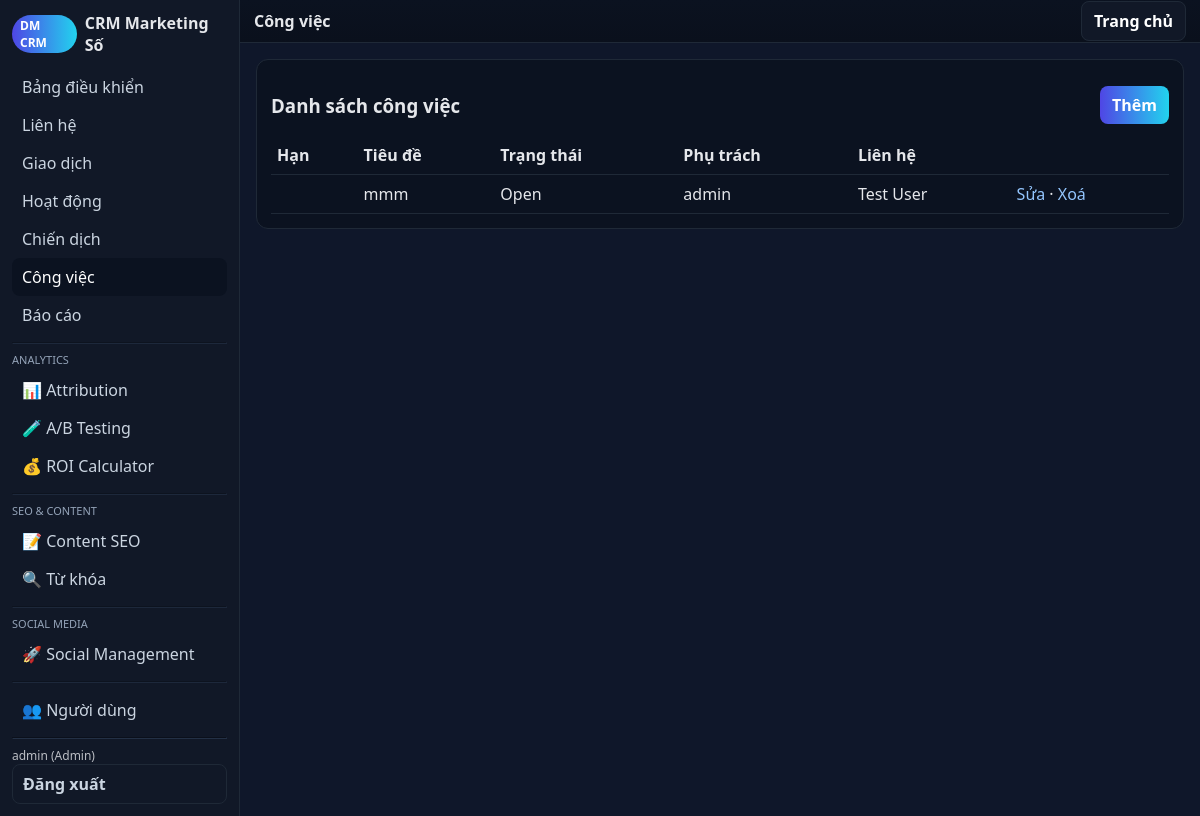
The app's page /src/index.php?action=tasks (signed in) with its own data.
### tables this page shows
CREATE TABLE tasks (
  id INTEGER PRIMARY KEY AUTOINCREMENT,
  contact_id INTEGER,
  title TEXT NOT NULL,
  due_date TEXT,
  status TEXT DEFAULT 'Open',
  owner TEXT,
  created_at TEXT DEFAULT CURRENT_TIMESTAMP,
  FOREIGN KEY(contact_id) REFERENCES contacts(id)
);

CREATE TABLE contacts (
  id INTEGER PRIMARY KEY AUTOINCREMENT,
  name TEXT NOT NULL,
  email TEXT,
  phone TEXT,
  company TEXT,
  source TEXT,
  tags TEXT,
  utm_source TEXT,    -- A
  utm_medium TEXT,    -- A
  utm_campaign TEXT,  -- A
  created_at TEXT DEFAULT CURRENT_TIMESTAMP
);

### src/lib/db.php (called while the page is built, shortened)
<?php
function q($db,$sql,$params=[]){ $st=$db->prepare($sql); $st->execute($params); return $st; }
function h($s){ return htmlspecialchars($s ?? '', ENT_QUOTES, 'UTF-8'); }
?>

### src/views/tasks.php (the view, shortened to what this page needs)
<?php
function view_tasks($op){
global $db; layout_header('Công việc');
echo '<div class="card"><div style="display:flex;justify-content:space-between;align-items:center"><h3>Danh sách công việc</h3><a class="btn" href="?action=tasks&op=new">Thêm</a></div>';
$rows = q($db, "SELECT t.*, c.name as contact_name FROM tasks t LEFT JOIN contacts c ON c.id=t.contact_id ORDER BY CASE t.status WHEN 'Open' THEN 0 WHEN 'In Progress' THEN 1 ELSE 2 END, IFNULL(due_date,'9999-12-31') ASC")->fetchAll(PDO::FETCH_ASSOC);
echo '<table><tr><th>Hạn</th><th>Tiêu đề</th><th>Trạng thái</th><th>Phụ trách</th><th>Liên hệ</th><th></th></tr>';
foreach($rows as $r){ echo '<tr><td>'.h($r['due_date']).'</td><td>'.h($r['title']).'</td><td>'.h($r['status']).'</td><td>'.h($r['owner']).'</td><td>'.h($r['contact_name']).'</td><td><a href="?action=tasks&op=edit&id='.(int)$r['id'].'">Sửa</a> · <a href="?action=tasks&op=delete&id='.(int)$r['id'].'" onclick="return confirm(\'Xoá?\')">Xoá</a></td></tr>'; }
echo '</table></div>';
}
?>

### src/views/layout.php (style rules this page uses)
:root { --bg:#0f172a;--panel:#111827;--muted:#1f2937;--text:#e5e7eb;--accent:#4f46e5;--accent2:#22d3ee }
* { box-sizing:border-box }
body { margin:0;font-family:ui-sans-serif,system-ui,-apple-system,Segoe UI,Roboto,Helvetica,Arial;background:var(--bg);color:var(--text) }
a { color:#93c5fd;text-decoration:none }
.card { background:#0b1220;border:1px solid var(--muted);border-radius:12px;padding:14px;margin-bottom:12px }
.btn { background:linear-gradient(90deg,var(--accent),var(--accent2));color:#fff;border:none;padding:8px 12px;border-radius:8px;cursor:pointer;font-weight:600 }
table { width:100%;border-collapse:collapse }
th,td { border-bottom:1px solid var(--muted);padding:8px 6px;text-align:left }

### records on screen
tasks: title "mmm", status "Open", owner "admin", contact.name "Test User"

### other values on screen
$v "Bảng điều khiển"
$v "Liên hệ"
$v "Giao dịch"
$v "Hoạt động"
$v "Chiến dịch"
$v "Công việc"
$v "Báo cáo"
$v "📊 Attribution"
$v "🧪 A/B Testing"
$v "💰 ROI Calculator"
$v "📝 Content SEO"
$v "🔍 Từ khóa"
$v "🚀 Social Management"
$v "👥 Người dùng"
$_SESSION['uname'] "admin"
